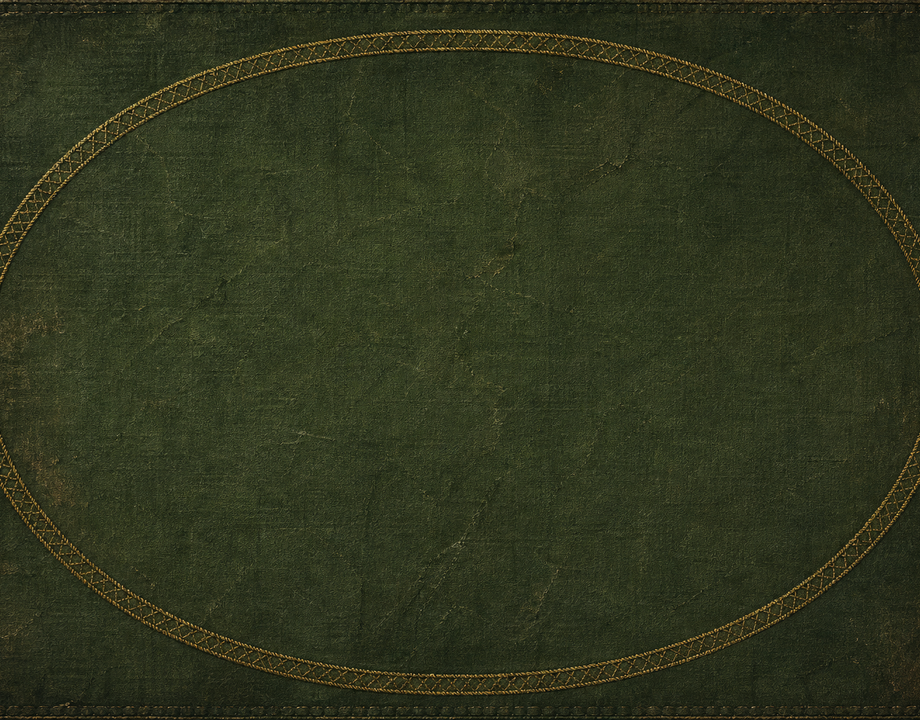
#> input picture assets/arena-mat.png, 920 x 720 px
$ python chroma_key_png.py ../assets/arena-mat.png out.png
#> lines starting #> are read from the running program, lines starting #| are printed output that depends on the picture
#!/usr/bin/env python3
"""Chroma-key PNG + 去绿边/紫边（despill）+ 可选 alpha 收缩。"""
from __future__ import annotations

import argparse
import os

import numpy as np
from PIL import Image, ImageFilter


def hex_to_rgb(h: str) -> tuple[int, int, int]:
    h = h.strip().lstrip("#")
    return int(h[0:2], 16), int(h[2:4], 16), int(h[4:6], 16)


def edge_weight_from_alpha(a: np.ndarray) -> np.ndarray:
    af = a.astype(np.float32) / 255.0
    w = 1.0 - af
    return np.clip(np.power(w, 0.38), 0.0, 1.0)


def despill_green(rgb: np.ndarray, strength: np.ndarray) -> None:
    r = rgb[..., 0].astype(np.float32)
    g = rgb[..., 1].astype(np.float32)
    b = rgb[..., 2].astype(np.float32)
    spill = np.maximum(0.0, g - np.maximum(r, b))
    g = g - spill * (0.72 * strength)
    rgb[..., 0] = np.clip(r, 0, 255)
    rgb[..., 1] = np.clip(g, 0, 255)
    rgb[..., 2] = np.clip(b, 0, 255)


def despill_magenta_purple(rgb: np.ndarray, strength: np.ndarray) -> None:
    r = rgb[..., 0].astype(np.float32)
    g = rgb[..., 1].astype(np.float32)
    b = rgb[..., 2].astype(np.float32)
    mid_rb = (r + b) * 0.5
    spill = np.maximum(0.0, mid_rb - g)
    sub = spill * (0.55 * strength)
    r = r - sub * 0.55
    b = b - sub * 0.55
    g = g + sub * 0.12
    rgb[..., 0] = np.clip(r, 0, 255)
    rgb[..., 1] = np.clip(g, 0, 255)
    rgb[..., 2] = np.clip(b, 0, 255)


def chroma_key_process(
    src: str,
    out: str,
    key_rgb: tuple[int, int, int],
    tol: float,
    feather: float,
    despill_mode: str | None,
    erode_alpha: bool,
) -> None:
    im = Image.open(src).convert("RGBA")
    arr = np.array(im)
    rgb = arr[:, :, :3].astype(np.float32)
    key = np.array(key_rgb, dtype=np.float32)
    d = np.linalg.norm(rgb - key[None, None, :], axis=2)
    t0, t1 = float(tol), float(tol + feather)
    a = np.clip((d - t0) / (t1 - t0), 0.0, 1.0)
    new_a = (a * arr[:, :, 3].astype(np.float32)).astype(np.uint8)
    arr[:, :, 3] = new_a

    if despill_mode:
        w = edge_weight_from_alpha(arr[:, :, 3])
        if despill_mode == "green":
            despill_green(arr[:, :, :3], w)
        elif despill_mode == "magenta":
            despill_magenta_purple(arr[:, :, :3], w)

    if erode_alpha:
        a2 = arr[:, :, 3]
        im_a = Image.fromarray(a2, mode="L")
        im_a = im_a.filter(ImageFilter.MinFilter(3))
        arr[:, :, 3] = np.array(im_a, dtype=np.uint8)

    out_dir = os.path.dirname(os.path.abspath(out))
    if out_dir:
        os.makedirs(out_dir, exist_ok=True)
    Image.fromarray(arr).save(out, optimize=True)
    print("Wrote", out)


def main() -> None:
    p = argparse.ArgumentParser()
    p.add_argument("src")
    p.add_argument("out")
    p.add_argument("--key", default="00ff00", help="hex RGB chroma")
    p.add_argument("--tol", type=float, default=62)
    p.add_argument("--feather", type=float, default=48)
    p.add_argument(
        "--despill",
        choices=("none", "green", "magenta"),
        default="green",
        help="绿幕用 green，洋红幕用 magenta；已合成图用 none",
    )
    p.add_argument("--no-erode", action="store_true", help="不做 alpha 1px 收缩")
    args = p.parse_args()
    mode = None if args.despill == "none" else args.despill
    chroma_key_process(
        args.src,
        args.out,
        hex_to_rgb(args.key),
        args.tol,
        args.feather,
        mode,
        erode_alpha=not args.no_erode,
    )
#> in chroma_key_process, `d = np.linalg.norm(rgb - key[None, None, :], axis=2)`:
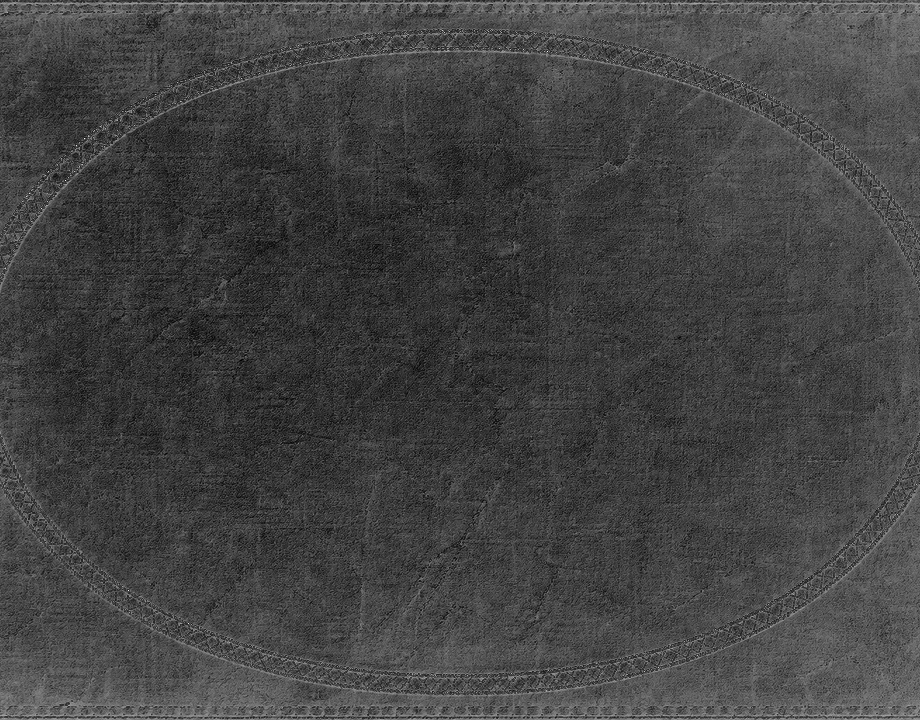
#> d: shape (720, 920) float32; min 186.9, max 278.6, mean 211; drawn with min black and max white
#> in chroma_key_process, `a = np.clip((d - t0) / (t1 - t0), 0.0, 1.0)`: a: shape (720, 920) float32; every value is 1
#> in chroma_key_process, `new_a = (a * arr[:, :, 3].astype(np.float32)).astype(np.uint8)`: new_a: shape (720, 920); every value is 255
#> in edge_weight_from_alpha, `w = 1.0 - af`: w: shape (720, 920) float32; every value is 0
#> in despill_green, `r = rgb[..., 0].astype(np.float32)`:
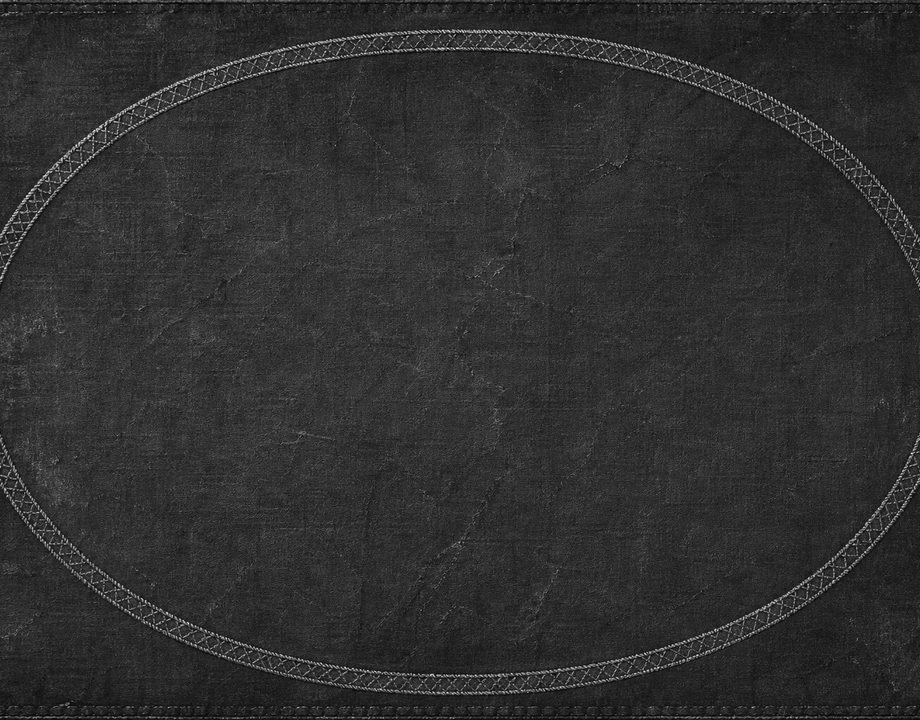
#> r: shape (720, 920) float32; min 0, max 250, mean 47.6
#> in despill_green, `b = rgb[..., 2].astype(np.float32)`:
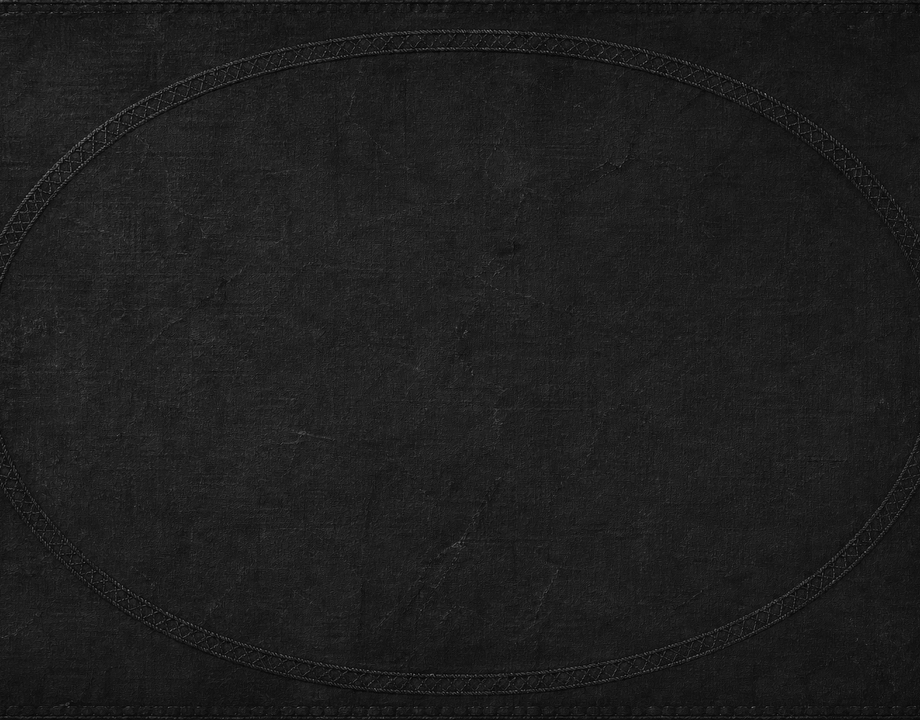
#> b: shape (720, 920) float32; min 0, max 145, mean 30.1
#> in despill_green, `spill = np.maximum(0.0, g - np.maximum(r, b))`:
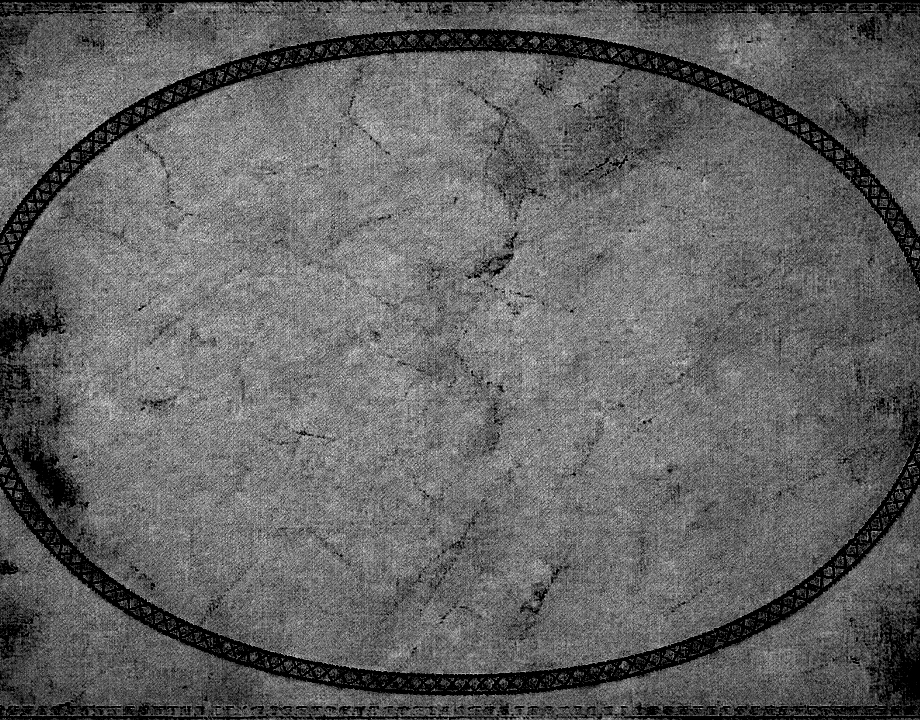
#> spill: shape (720, 920) float32; min 0, max 15, mean 5.81; drawn with min black and max white
#> in despill_green, rgb is the input picture: shape (720, 920, 3); mean R, G, B 47.6, 52.7, 30.1


if __name__ == "__main__":
    main()

$ run again, on assets/card-back.png
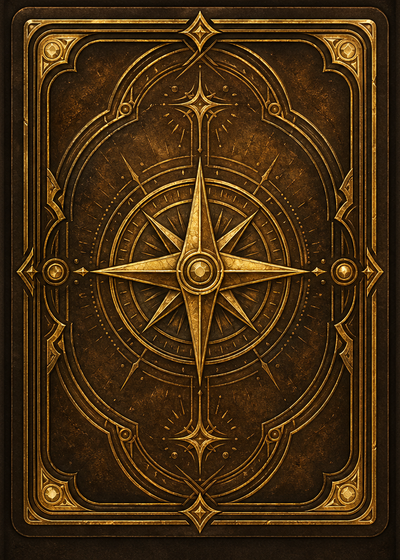
#> input picture assets/card-back.png, 400 x 560 px
#> in chroma_key_process, im is the input picture: PIL image 400x560 RGBA; mean R, G, B, A 68, 44.4, 16.1, 255
#> a: shape (560, 400) float32; every value is 1
#> new_a: shape (560, 400); every value is 255
#> w: shape (560, 400) float32; every value is 0
#> in despill_green, `g = rgb[..., 1].astype(np.float32)`:
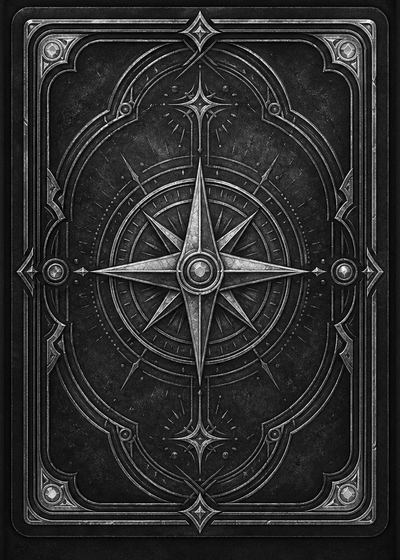
#> g: shape (560, 400) float32; min 0, max 255, mean 44.4
#> in despill_green, `b = rgb[..., 2].astype(np.float32)`:
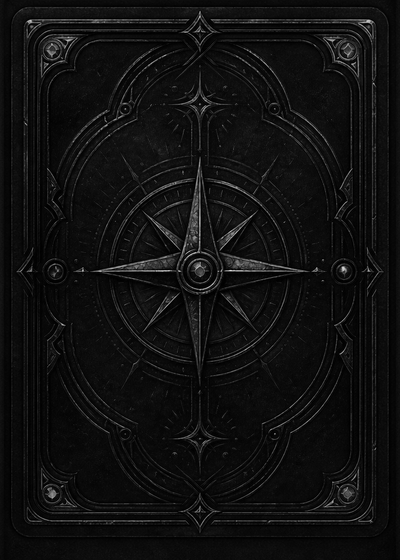
#> b: shape (560, 400) float32; min 0, max 222, mean 16.1

$ run again, on assets/card-bolt.png
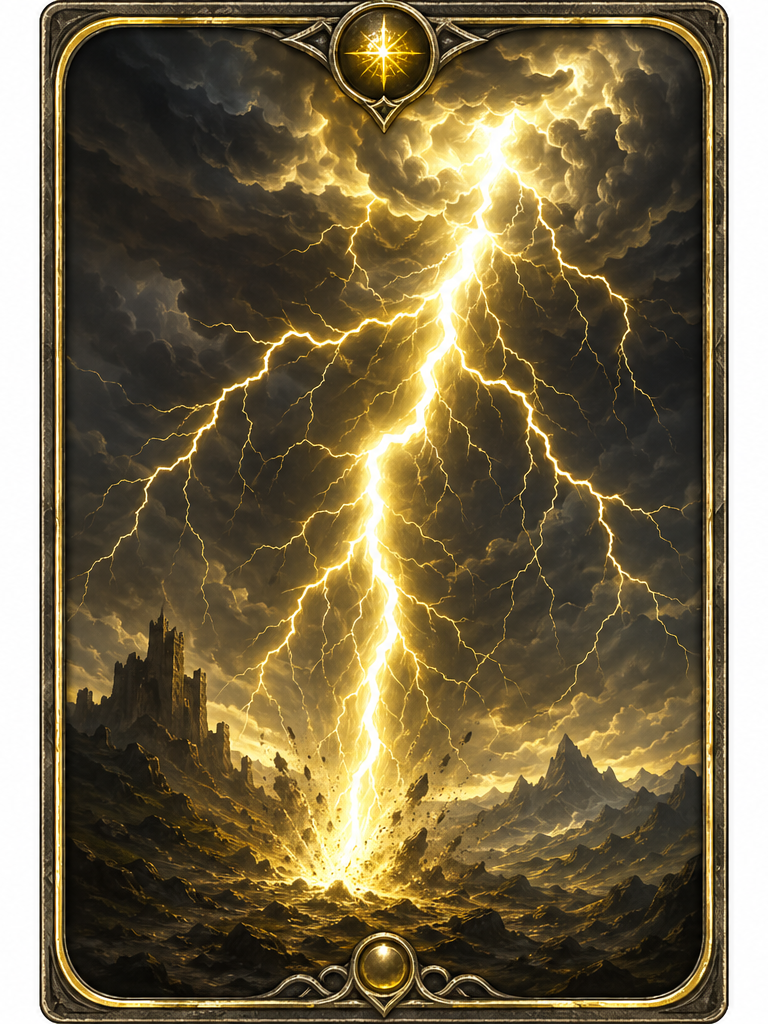
#> input picture assets/card-bolt.png, 768 x 1024 px
#> a: shape (1024, 768) float32; every value is 1
#> new_a: shape (1024, 768); every value is 255
#> w: shape (1024, 768) float32; every value is 0
#> in despill_green, `b = rgb[..., 2].astype(np.float32)`:
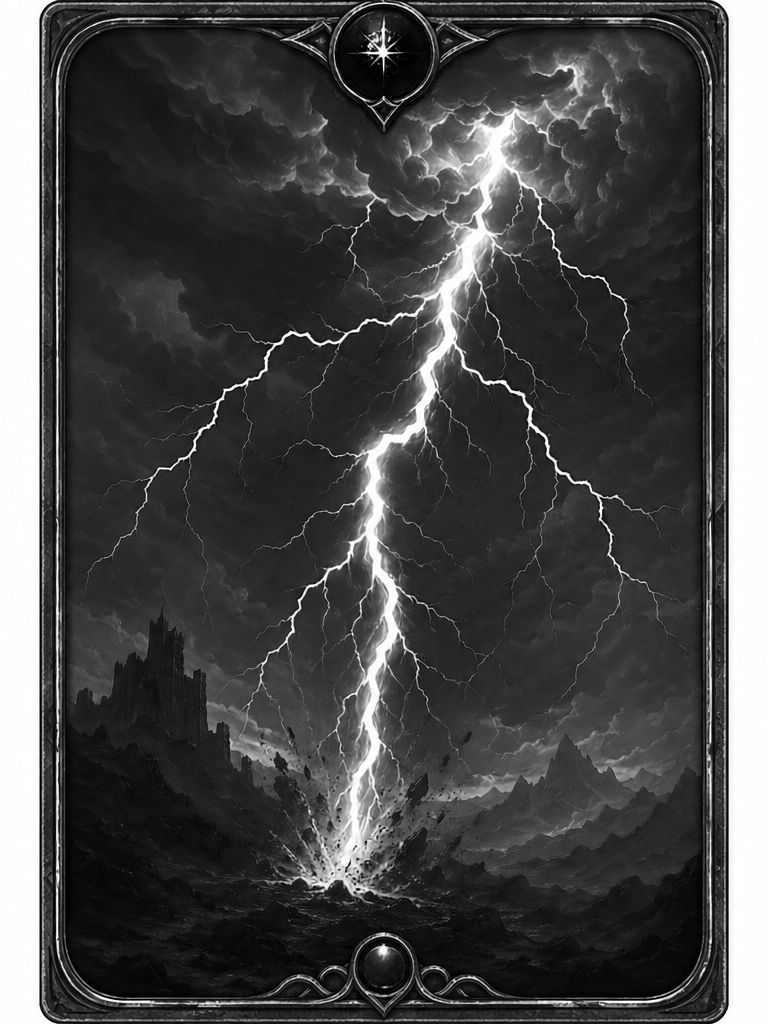
#> b: shape (1024, 768) float32; min 0, max 255, mean 73
#> in despill_green, `spill = np.maximum(0.0, g - np.maximum(r, b))`:
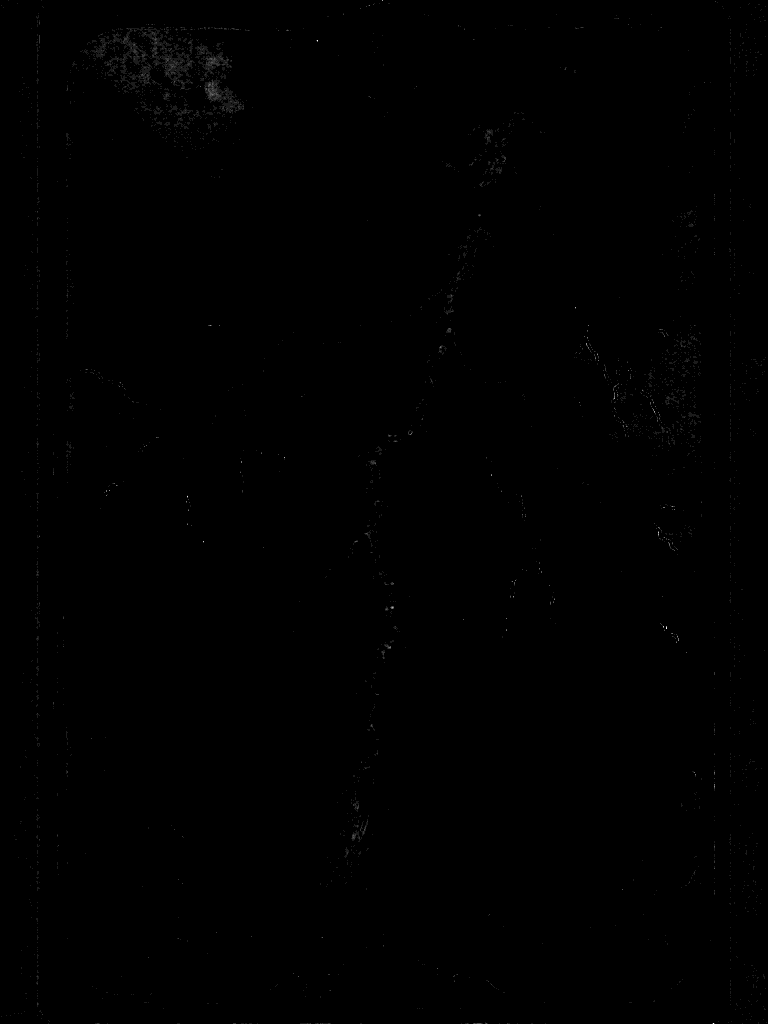
#> spill: shape (1024, 768) float32; min 0, max 9, mean 0.0138; drawn with min black and max white
#> in despill_green, rgb is the input picture: shape (1024, 768, 3); mean R, G, B 117.2, 103.6, 73
